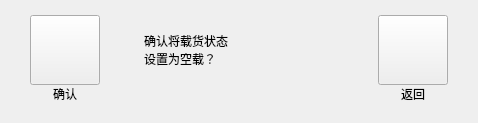
       <widget class="QWidget" name="controlEmptyLoadCheckPage">
        <layout class="QHBoxLayout" name="horizontalLayout_25">
         <property name="spacing">
          <number>44</number>
         </property>
         <property name="leftMargin">
          <number>30</number>
         </property>
         <property name="topMargin">
          <number>15</number>
         </property>
         <property name="rightMargin">
          <number>30</number>
         </property>
         <property name="bottomMargin">
          <number>20</number>
         </property>
         <item>
          <layout class="QVBoxLayout" name="verticalLayout_61">
           <property name="spacing">
            <number>0</number>
           </property>
           <item>
            <widget class="QPushButton" name="emptyOkBtn">
             <property name="minimumSize">
              <size>
               <width>70</width>
               <height>70</height>
              </size>
             </property>
             <property name="maximumSize">
              <size>
               <width>70</width>
               <height>70</height>
              </size>
             </property>
             <property name="text">
              <string/>
             </property>
             <property name="autoRepeatDelay">
              <number>500</number>
             </property>
             <property name="autoRepeatInterval">
              <number>200</number>
             </property>
            </widget>
           </item>
           <item>
            <widget class="QLabel" name="emptyOkBtnLabel">
             <property name="text">
              <string>确认</string>
             </property>
             <property name="alignment">
              <set>Qt::AlignCenter</set>
             </property>
            </widget>
           </item>
          </layout>
         </item>
         <item>
          <layout class="QVBoxLayout" name="verticalLayout_59">
           <property name="spacing">
            <number>0</number>
           </property>
           <item>
            <widget class="QLabel" name="emptyCheckAlarmLabel">
             <property name="minimumSize">
              <size>
               <width>190</width>
               <height>70</height>
              </size>
             </property>
             <property name="text">
              <string>确认将载货状态
设置为空载？</string>
             </property>
            </widget>
           </item>
           <item>
            <spacer name="verticalSpacer_13">
             <property name="orientation">
              <enum>Qt::Vertical</enum>
             </property>
             <property name="sizeHint" stdset="0">
              <size>
               <width>20</width>
               <height>17</height>
              </size>
             </property>
            </spacer>
           </item>
          </layout>
         </item>
         <item>
          <layout class="QVBoxLayout" name="verticalLayout_60">
           <property name="spacing">
            <number>0</number>
           </property>
           <item>
            <widget class="QPushButton" name="emptyBackBtn">
             <property name="minimumSize">
              <size>
               <width>70</width>
               <height>70</height>
              </size>
             </property>
             <property name="maximumSize">
              <size>
               <width>70</width>
               <height>70</height>
              </size>
             </property>
             <property name="text">
              <string/>
             </property>
             <property name="autoRepeatDelay">
              <number>500</number>
             </property>
             <property name="autoRepeatInterval">
              <number>200</number>
             </property>
            </widget>
           </item>
           <item>
            <widget class="QLabel" name="emptyBackBtnLabel">
             <property name="text">
              <string>返回</string>
             </property>
             <property name="alignment">
              <set>Qt::AlignCenter</set>
             </property>
            </widget>
           </item>
          </layout>
         </item>
        </layout>
       </widget>
